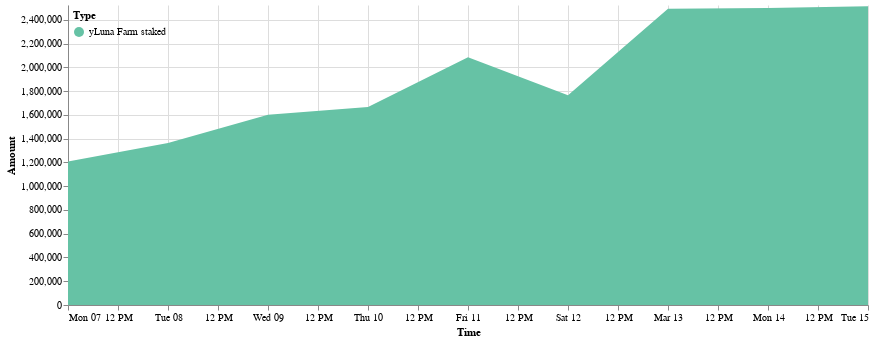

Source (notebook cell):
### Code cell
cp.get_yluna_time_area_chart(ydp.daily_delta_stk_farm, 
               alt.Scale(scheme='set2'),
               min_date = ydp.daily_delta_stk_farm.Time.min(),
               max_date = ydp.daily_delta_stk_farm.Time.max(),
               top_padding = 10000
        ).properties(width=800).configure_view(strokeOpacity=0)

### Figure 1 — Vega-Lite specification as saved in the notebook (floating-point values rounded to 4 significant figures)
{"config": {"view": {"continuousWidth": 400, "continuousHeight": 300, "strokeOpacity": 0}}, "data": {"name": "data-aa489f4d42dd5f92168b572dcd69bae5"}, "mark": "area", "encoding": {"color": {"field": "Type", "legend": {"direction": "vertical", "legendY": 0, "orient": "none", "padding": 5}, "scale": {"scheme": "set2"}, "type": "nominal"}, "tooltip": [{"field": "Time", "format": "%Y-%m-%d", "type": "temporal"}, {"field": "Type", "type": "nominal"}, {"field": "Amount (millions)", "type": "nominal"}], "x": {"field": "Time", "scale": {"domain": ["2022-03-07", "2022-03-15"]}, "type": "temporal"}, "y": {"field": "Amount", "scale": {"domain": [0, 2525000.0]}, "type": "quantitative"}}, "width": 800, "$schema": "https://vega.github.io/schema/vega-lite/v4.17.0.json", "datasets": {"data-aa489f4d42dd5f92168b572dcd69bae5": [{"Time": "2022-03-07", "Amount signed": 1207000.0, "Amount": 1207000.0, "Type": "yLuna Farm staked", "Amount (millions)": "1.21M"}, {"Time": "2022-03-08", "Amount signed": 156200.0, "Amount": 1363000.0, "Type": "yLuna Farm staked", "Amount (millions)": "1.36M"}, {"Time": "2022-03-09", "Amount signed": 238400.0, "Amount": 1602000.0, "Type": "yLuna Farm staked", "Amount (millions)": "1.6M"}, {"Time": "2022-03-10", "Amount signed": 65680.0, "Amount": 1667000.0, "Type": "yLuna Farm staked", "Amount (millions)": "1.67M"}, {"Time": "2022-03-11", "Amount signed": 417700.0, "Amount": 2085000.0, "Type": "yLuna Farm staked", "Amount (millions)": "2.08M"}, {"Time": "2022-03-12", "Amount signed": -320300.0, "Amount": 1765000.0, "Type": "yLuna Farm staked", "Amount (millions)": "1.76M"}, {"Time": "2022-03-13", "Amount signed": 728400.0, "Amount": 2493000.0, "Type": "yLuna Farm staked", "Amount (millions)": "2.49M"}, {"Time": "2022-03-14", "Amount signed": 7364.0, "Amount": 2500000.0, "Type": "yLuna Farm staked", "Amount (millions)": "2.5M"}, {"Time": "2022-03-15", "Amount signed": 14990.0, "Amount": 2515000.0, "Type": "yLuna Farm staked", "Amount (millions)": "2.52M"}]}}
